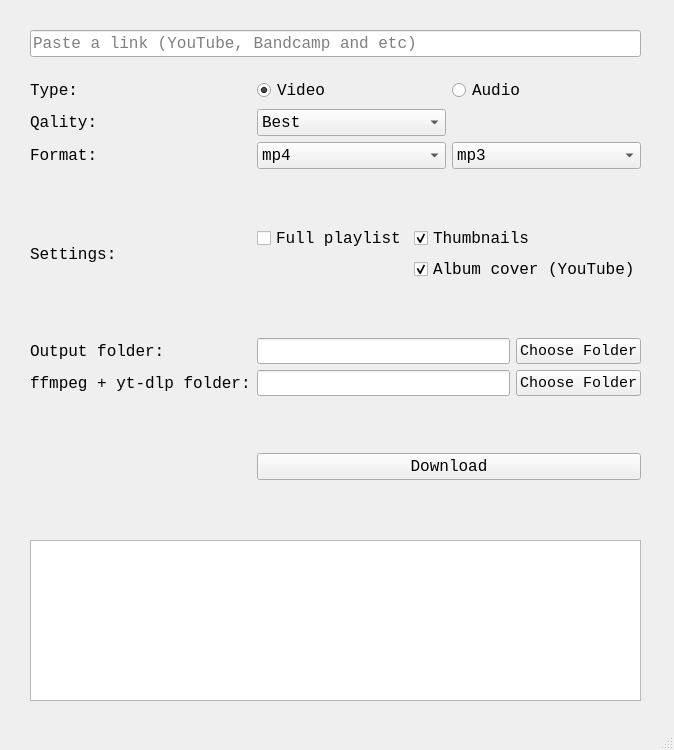
<?xml version="1.0" encoding="UTF-8"?>
<ui version="4.0">
 <class>MainWindow</class>
 <widget class="QMainWindow" name="MainWindow">
  <property name="geometry">
   <rect>
    <x>0</x>
    <y>0</y>
    <width>674</width>
    <height>750</height>
   </rect>
  </property>
  <property name="sizePolicy">
   <sizepolicy hsizetype="Fixed" vsizetype="Fixed">
    <horstretch>0</horstretch>
    <verstretch>0</verstretch>
   </sizepolicy>
  </property>
  <property name="minimumSize">
   <size>
    <width>500</width>
    <height>500</height>
   </size>
  </property>
  <property name="maximumSize">
   <size>
    <width>750</width>
    <height>750</height>
   </size>
  </property>
  <property name="font">
   <font>
    <family>Consolas</family>
    <pointsize>12</pointsize>
   </font>
  </property>
  <property name="focusPolicy">
   <enum>Qt::StrongFocus</enum>
  </property>
  <property name="windowTitle">
   <string>simple-gui-downloader</string>
  </property>
  <widget class="QWidget" name="centralwidget">
   <widget class="QWidget" name="verticalLayoutWidget_2">
    <property name="geometry">
     <rect>
      <x>30</x>
      <y>30</y>
      <width>611</width>
      <height>450</height>
     </rect>
    </property>
    <layout class="QVBoxLayout" name="verticalLayout_3">
     <item>
      <widget class="QLineEdit" name="line">
       <property name="enabled">
        <bool>true</bool>
       </property>
       <property name="sizePolicy">
        <sizepolicy hsizetype="Expanding" vsizetype="Fixed">
         <horstretch>0</horstretch>
         <verstretch>0</verstretch>
        </sizepolicy>
       </property>
       <property name="font">
        <font>
         <family>Consolas</family>
         <pointsize>12</pointsize>
        </font>
       </property>
       <property name="text">
        <string notr="true"/>
       </property>
       <property name="placeholderText">
        <string>Paste a link (YouTube, Bandcamp and etc)</string>
       </property>
      </widget>
     </item>
     <item>
      <spacer name="verticalSpacer_3">
       <property name="orientation">
        <enum>Qt::Vertical</enum>
       </property>
       <property name="sizeType">
        <enum>QSizePolicy::Fixed</enum>
       </property>
       <property name="sizeHint" stdset="0">
        <size>
         <width>20</width>
         <height>15</height>
        </size>
       </property>
      </spacer>
     </item>
     <item>
      <layout class="QGridLayout" name="gridLayout">
       <item row="8" column="1">
        <layout class="QHBoxLayout" name="horizontalLayout_2">
         <item>
          <widget class="QLineEdit" name="outpath_line">
           <property name="font">
            <font>
             <family>Consolas</family>
             <pointsize>11</pointsize>
            </font>
           </property>
           <property name="focusPolicy">
            <enum>Qt::StrongFocus</enum>
           </property>
           <property name="frame">
            <bool>true</bool>
           </property>
          </widget>
         </item>
         <item>
          <widget class="QPushButton" name="outpath_button">
           <property name="sizePolicy">
            <sizepolicy hsizetype="Fixed" vsizetype="Fixed">
             <horstretch>0</horstretch>
             <verstretch>0</verstretch>
            </sizepolicy>
           </property>
           <property name="font">
            <font>
             <family>Consolas</family>
             <pointsize>11</pointsize>
            </font>
           </property>
           <property name="text">
            <string>Choose Folder</string>
           </property>
          </widget>
         </item>
        </layout>
       </item>
       <item row="4" column="0">
        <widget class="QLabel" name="label_8">
         <property name="text">
          <string>Format:</string>
         </property>
        </widget>
       </item>
       <item row="13" column="1">
        <widget class="QPushButton" name="button">
         <property name="font">
          <font>
           <family>Consolas</family>
           <pointsize>12</pointsize>
          </font>
         </property>
         <property name="text">
          <string>Download</string>
         </property>
         <property name="default">
          <bool>false</bool>
         </property>
         <property name="flat">
          <bool>false</bool>
         </property>
        </widget>
       </item>
       <item row="3" column="1">
        <layout class="QVBoxLayout" name="verticalLayout_2">
         <item>
          <layout class="QHBoxLayout" name="horizontalLayout_4">
           <item>
            <widget class="QComboBox" name="quality_box">
             <property name="currentText">
              <string>Best</string>
             </property>
             <item>
              <property name="text">
               <string>Best</string>
              </property>
             </item>
             <item>
              <property name="text">
               <string>360</string>
              </property>
             </item>
             <item>
              <property name="text">
               <string>480</string>
              </property>
             </item>
             <item>
              <property name="text">
               <string>720</string>
              </property>
             </item>
             <item>
              <property name="text">
               <string>1080</string>
              </property>
             </item>
             <item>
              <property name="text">
               <string>1440</string>
              </property>
             </item>
            </widget>
           </item>
           <item>
            <widget class="QLabel" name="label_7">
             <property name="text">
              <string/>
             </property>
            </widget>
           </item>
          </layout>
         </item>
        </layout>
       </item>
       <item row="3" column="0">
        <widget class="QLabel" name="label_2">
         <property name="font">
          <font>
           <family>Consolas</family>
           <pointsize>12</pointsize>
          </font>
         </property>
         <property name="text">
          <string>Qality:</string>
         </property>
        </widget>
       </item>
       <item row="10" column="0">
        <spacer name="verticalSpacer_4">
         <property name="orientation">
          <enum>Qt::Vertical</enum>
         </property>
         <property name="sizeHint" stdset="0">
          <size>
           <width>20</width>
           <height>40</height>
          </size>
         </property>
        </spacer>
       </item>
       <item row="7" column="0">
        <spacer name="verticalSpacer_2">
         <property name="orientation">
          <enum>Qt::Vertical</enum>
         </property>
         <property name="sizeHint" stdset="0">
          <size>
           <width>20</width>
           <height>40</height>
          </size>
         </property>
        </spacer>
       </item>
       <item row="0" column="1">
        <layout class="QHBoxLayout" name="horizontalLayout">
         <item>
          <widget class="QRadioButton" name="video_button">
           <property name="font">
            <font>
             <family>Consolas</family>
             <pointsize>12</pointsize>
            </font>
           </property>
           <property name="text">
            <string>Video</string>
           </property>
           <property name="checked">
            <bool>true</bool>
           </property>
          </widget>
         </item>
         <item>
          <widget class="QRadioButton" name="audio_button">
           <property name="font">
            <font>
             <family>Consolas</family>
             <pointsize>12</pointsize>
            </font>
           </property>
           <property name="text">
            <string>Audio</string>
           </property>
          </widget>
         </item>
        </layout>
       </item>
       <item row="6" column="1">
        <layout class="QHBoxLayout" name="horizontalLayout_5">
         <item>
          <layout class="QGridLayout" name="gridLayout_2">
           <item row="0" column="1">
            <widget class="QCheckBox" name="thumbnail_checkbox">
             <property name="text">
              <string>Thumbnails</string>
             </property>
             <property name="checked">
              <bool>true</bool>
             </property>
            </widget>
           </item>
           <item row="0" column="0">
            <widget class="QCheckBox" name="playlist_checkbox">
             <property name="text">
              <string>Full playlist</string>
             </property>
            </widget>
           </item>
           <item row="1" column="1">
            <widget class="QCheckBox" name="youtube_cover_checkbox">
             <property name="text">
              <string>Album cover (YouTube)</string>
             </property>
             <property name="checked">
              <bool>true</bool>
             </property>
            </widget>
           </item>
          </layout>
         </item>
        </layout>
       </item>
       <item row="5" column="0">
        <spacer name="verticalSpacer">
         <property name="orientation">
          <enum>Qt::Vertical</enum>
         </property>
         <property name="sizeHint" stdset="0">
          <size>
           <width>20</width>
           <height>40</height>
          </size>
         </property>
        </spacer>
       </item>
       <item row="0" column="0">
        <widget class="QLabel" name="label">
         <property name="font">
          <font>
           <family>Consolas</family>
           <pointsize>12</pointsize>
          </font>
         </property>
         <property name="text">
          <string>Type:</string>
         </property>
        </widget>
       </item>
       <item row="8" column="0">
        <widget class="QLabel" name="label_3">
         <property name="font">
          <font>
           <family>Consolas</family>
           <pointsize>12</pointsize>
          </font>
         </property>
         <property name="text">
          <string>Output folder:</string>
         </property>
        </widget>
       </item>
       <item row="4" column="1">
        <layout class="QHBoxLayout" name="horizontalLayout_7">
         <item>
          <widget class="QComboBox" name="video_format_box">
           <item>
            <property name="text">
             <string>mp4</string>
            </property>
           </item>
           <item>
            <property name="text">
             <string>mkv</string>
            </property>
           </item>
           <item>
            <property name="text">
             <string>webm</string>
            </property>
           </item>
          </widget>
         </item>
         <item>
          <widget class="QComboBox" name="audio_format_box">
           <item>
            <property name="text">
             <string>mp3</string>
            </property>
           </item>
           <item>
            <property name="text">
             <string>opus</string>
            </property>
           </item>
           <item>
            <property name="text">
             <string>m4a</string>
            </property>
           </item>
           <item>
            <property name="text">
             <string>flac</string>
            </property>
           </item>
           <item>
            <property name="text">
             <string>aac</string>
            </property>
           </item>
           <item>
            <property name="text">
             <string>alac</string>
            </property>
           </item>
          </widget>
         </item>
        </layout>
       </item>
       <item row="9" column="0">
        <widget class="QLabel" name="label_4">
         <property name="font">
          <font>
           <family>Consolas</family>
           <pointsize>12</pointsize>
          </font>
         </property>
         <property name="text">
          <string>ffmpeg + yt-dlp folder:</string>
         </property>
        </widget>
       </item>
       <item row="9" column="1">
        <layout class="QHBoxLayout" name="horizontalLayout_3">
         <item>
          <widget class="QLineEdit" name="libpath_line">
           <property name="font">
            <font>
             <family>Consolas</family>
             <pointsize>11</pointsize>
            </font>
           </property>
          </widget>
         </item>
         <item>
          <widget class="QPushButton" name="libpath_button">
           <property name="sizePolicy">
            <sizepolicy hsizetype="Fixed" vsizetype="Fixed">
             <horstretch>0</horstretch>
             <verstretch>0</verstretch>
            </sizepolicy>
           </property>
           <property name="font">
            <font>
             <family>Consolas</family>
             <pointsize>11</pointsize>
            </font>
           </property>
           <property name="text">
            <string>Choose Folder</string>
           </property>
          </widget>
         </item>
        </layout>
       </item>
       <item row="6" column="0">
        <widget class="QLabel" name="label_5">
         <property name="text">
          <string>Settings:</string>
         </property>
        </widget>
       </item>
       <item row="13" column="0">
        <widget class="QLabel" name="label_6">
         <property name="text">
          <string/>
         </property>
        </widget>
       </item>
      </layout>
     </item>
    </layout>
   </widget>
   <widget class="QTextEdit" name="command_line">
    <property name="geometry">
     <rect>
      <x>30</x>
      <y>540</y>
      <width>611</width>
      <height>161</height>
     </rect>
    </property>
   </widget>
  </widget>
  <widget class="QMenuBar" name="menubar">
   <property name="geometry">
    <rect>
     <x>0</x>
     <y>0</y>
     <width>674</width>
     <height>25</height>
    </rect>
   </property>
  </widget>
  <widget class="QStatusBar" name="statusbar"/>
 </widget>
 <resources/>
 <connections/>
</ui>
